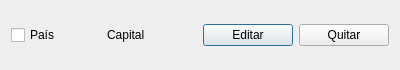
<?xml version="1.0" encoding="UTF-8"?>
<ui version="4.0">
 <class>Task</class>
 <widget class="QDialog" name="Task">
  <property name="geometry">
   <rect>
    <x>0</x>
    <y>0</y>
    <width>400</width>
    <height>70</height>
   </rect>
  </property>
  <property name="windowTitle">
   <string>Dialog</string>
  </property>
  <layout class="QHBoxLayout" name="horizontalLayout">
   <item>
    <widget class="QCheckBox" name="checkBox">
     <property name="text">
      <string>País</string>
     </property>
    </widget>
   </item>
   <item>
    <widget class="QLabel" name="capitalLabel">
     <property name="text">
      <string>Capital</string>
     </property>
    </widget>
   </item>
   <item>
    <widget class="QPushButton" name="pushButton">
     <property name="text">
      <string>Editar</string>
     </property>
    </widget>
   </item>
   <item>
    <widget class="QPushButton" name="pushButton_2">
     <property name="text">
      <string>Quitar</string>
     </property>
    </widget>
   </item>
  </layout>
 </widget>
 <resources/>
 <connections/>
</ui>
